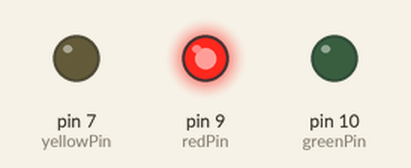
Recording of a sketch running on a simulated Arduino Uno, built with avr-gcc and run on an emulated ATmega328P. Shown: output pins drawn as LEDs (lit = HIGH).

Above: at 2.5 s.
At 7.5 s:
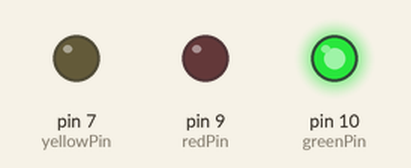
At 11.0 s:
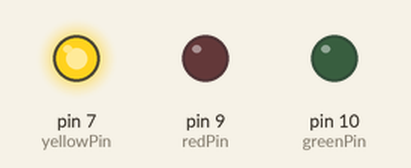
Timing chart, 0 to 15.6 s (numbered marks = the images above):
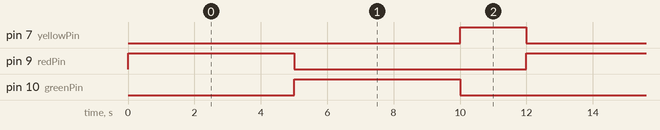

The sketch:

SF2.ino
```cpp
//Traffic Light Sequence Code
// Pin definitions
const int redPin = 9;    // Pin connected to the red LED
const int yellowPin = 7; // Pin connected to the yellow LED
const int greenPin = 10; // Pin connected to the green LED

void setup() {
  // Set the LED pins as outputs
  pinMode(redPin, OUTPUT);
  pinMode(yellowPin, OUTPUT);
  pinMode(greenPin, OUTPUT);
}

void loop() {
  // Red light on
  digitalWrite(redPin, HIGH);   // Turn on red light
  digitalWrite(yellowPin, LOW);  // Turn off yellow light
  digitalWrite(greenPin, LOW);   // Turn off green light
  delay(5000);                   // Keep red light on for 5 seconds

  // Green light on
  digitalWrite(redPin, LOW);     // Turn off red light
  digitalWrite(yellowPin, LOW);  // Turn off yellow light
  digitalWrite(greenPin, HIGH);  // Turn on green light
  delay(5000);                   // Keep green light on for 5 seconds

  // Yellow light on
  digitalWrite(redPin, LOW);     // Turn off red light
  digitalWrite(yellowPin, HIGH); // Turn on yellow light
  digitalWrite(greenPin, LOW);   // Turn off green light
  delay(2000);                   // Keep yellow light on for 2 seconds
}
```

Measured:
- by itself, pin 7 (yellowPin): alternates HIGH for 2.0 s and LOW for 10.0 s
- by itself, pin 9 (redPin), pin 10 (greenPin): alternates HIGH for 5.0 s and LOW for 7.0 s
- by itself, everything shown: repeats every 12.0 s, in 3 steps
